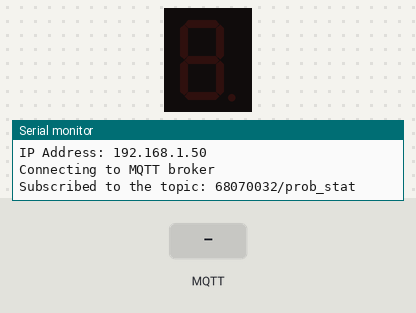
A sketch run on a simulated Arduino Uno R4 WiFi. Parts: 1-digit seven-segment display, the last lines printed to the serial monitor. Wiring (inferred from the names in the program): 1-digit 7-segment display, segments lit when HIGH: segments D2, D3, D4, D5, D6, D7, D8. The test bench sets the inputs (shaded band). WiFi joins after 1.5 s; servers stay silent unless stated; no MQTT or app messages arrive unless stated; the segment pins are drawn as the display they are named for.

Above: at 12.7 s.
12.8 s: MQTT message "1" arrives on the first subscribed topic
At 13.9 s:
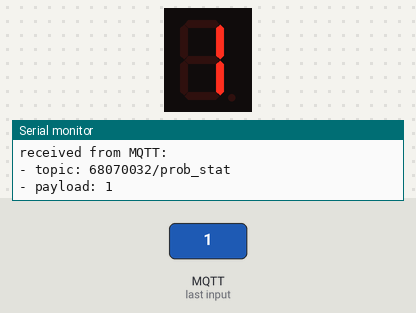
14.3 s: MQTT message "5" arrives on the first subscribed topic
At 15.1 s:
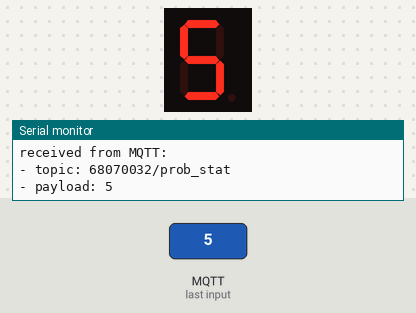
15.8 s: MQTT message "0" arrives on the first subscribed topic
At 16.2 s:
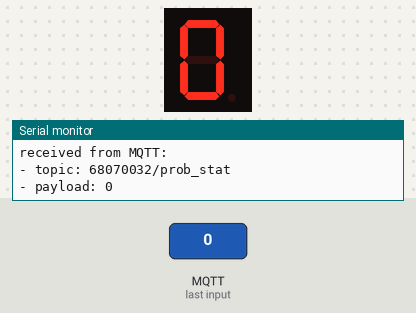
Timing chart, 0 to 18.8 s (numbered marks = the images above; inputs shaded):
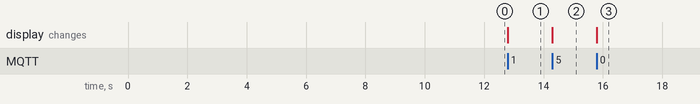

Measured:
- after the input at 12.8 s, the display: changes at once (image 1)
- after the input at 14.3 s, the display: changes at once (image 2)
- after the input at 15.8 s, the display: changes at once (image 3)

The sketch:

7-seg.ino
```cpp
/*
 * Arduino UNO R4 WiFi - รับเลข 0-9 จาก MQTT แล้วแสดงบน 7-segment 1 หลัก
 * Topic: 68070032/prob_stat
 */

#include <WiFiS3.h>
#include <MQTTClient.h>

const char WIFI_SSID[] = "Java";
const char WIFI_PASSWORD[] = "29122549";

// ต้องเป็น broker เดียวกับที่ server ส่งค่ามา (ตรวจจากเอกสารแล็บ)
const char MQTT_BROKER_ADRRESS[] = "phycom.it.kmitl.ac.th";
const int MQTT_PORT = 1883;  // Arduino ใช้ TCP ธรรมดา
const char MQTT_CLIENT_ID[] = "jaja-7seg-68070032";
const char MQTT_USERNAME[] = "";
const char MQTT_PASSWORD[] = "";

const char SUBSCRIBE_TOPIC[] = "68070032/prob_stat";

// ---- วงจร 7-segment (แก้ให้ตรงกับที่ต่อจริง) ----
// ลำดับ: a, b, c, d, e, f, g
const int segPins[7] = {2, 3, 4, 5, 6, 7, 8};
const bool COMMON_ANODE = false;  // true = ขา common ต่อ 5V, false = ต่อ GND

// 1 = ส่วนนั้นติด (สำหรับ common cathode)
const byte digitPattern[10][7] = {
  {1, 1, 1, 1, 1, 1, 0},  // 0
  {0, 1, 1, 0, 0, 0, 0},  // 1
  {1, 1, 0, 1, 1, 0, 1},  // 2
  {1, 1, 1, 1, 0, 0, 1},  // 3
  {0, 1, 1, 0, 0, 1, 1},  // 4
  {1, 0, 1, 1, 0, 1, 1},  // 5
  {1, 0, 1, 1, 1, 1, 1},  // 6
  {1, 1, 1, 0, 0, 0, 0},  // 7
  {1, 1, 1, 1, 1, 1, 1},  // 8
  {1, 1, 1, 1, 0, 1, 1}   // 9
};

WiFiClient network;
MQTTClient mqtt = MQTTClient(256);

void setup() {
  Serial.begin(9600);
  for (int i = 0; i < 7; i++) {
    pinMode(segPins[i], OUTPUT);
  }
  clearDisplay();

  int status = WL_IDLE_STATUS;
  while (status != WL_CONNECTED) {
    Serial.print("Attempting to connect to SSID: ");
    Serial.println(WIFI_SSID);
    status = WiFi.begin(WIFI_SSID, WIFI_PASSWORD);
    delay(10000);
  }

  Serial.print("IP Address: ");
  Serial.println(WiFi.localIP());

  mqtt.begin(MQTT_BROKER_ADRRESS, MQTT_PORT, network);
  mqtt.onMessage(messageReceived);
  connectToMQTT();
}

void loop() {
  mqtt.loop();

  if (!mqtt.connected()) {
    connectToMQTT();
  }
}

void connectToMQTT() {
  Serial.print("Connecting to MQTT broker");
  while (!mqtt.connect(MQTT_CLIENT_ID, MQTT_USERNAME, MQTT_PASSWORD)) {
    Serial.print(".");
    delay(500);
  }
  Serial.println();

  if (mqtt.subscribe(SUBSCRIBE_TOPIC))
    Serial.print("Subscribed to the topic: ");
  else
    Serial.print("Failed to subscribe to the topic: ");
  Serial.println(SUBSCRIBE_TOPIC);
}

void writeSegment(int index, bool on) {
  // common anode ต้องกลับขั้ว (LOW = ติด)
  digitalWrite(segPins[index], (on != COMMON_ANODE) ? HIGH : LOW);
}

void clearDisplay() {
  for (int i = 0; i < 7; i++) {
    writeSegment(i, false);
  }
}

void showDigit(int d) {
  for (int i = 0; i < 7; i++) {
    writeSegment(i, digitPattern[d][i] == 1);
  }
}

void messageReceived(String &topic, String &payload) {
  Serial.println("received from MQTT:");
  Serial.println("- topic: " + topic);
  Serial.println("- payload: " + payload);

  payload.trim();

  // รับเฉพาะตัวอักษรเดียวที่เป็น '0'-'9' (toInt ของข้อความอื่นจะได้ 0 ทำให้เข้าใจผิด)
  if (payload.length() == 1 && payload[0] >= '0' && payload[0] <= '9') {
    showDigit(payload[0] - '0');
  } else {
    Serial.println("Ignored: not a single digit 0-9");
  }
}
```
